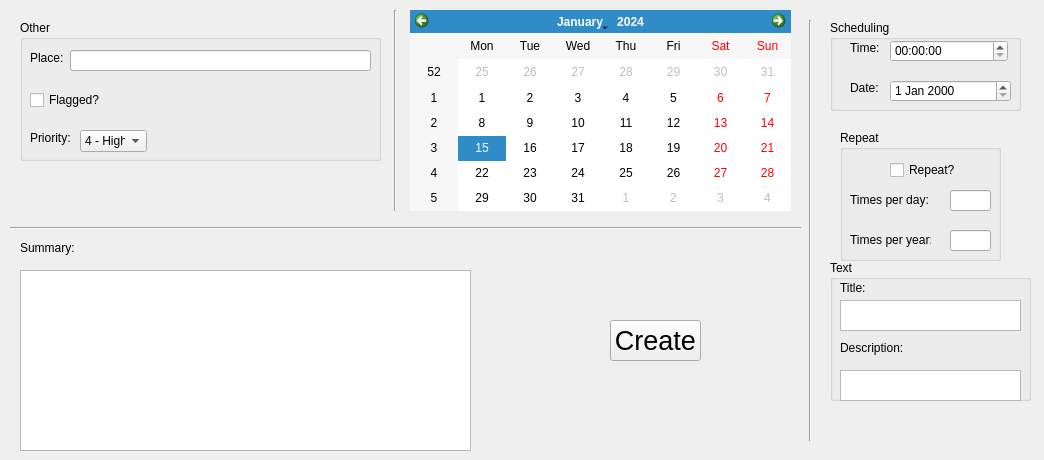
<?xml version="1.0" encoding="UTF-8"?>
<ui version="4.0">
 <class>MainWindow</class>
 <widget class="QMainWindow" name="MainWindow">
  <property name="geometry">
   <rect>
    <x>0</x>
    <y>0</y>
    <width>1044</width>
    <height>460</height>
   </rect>
  </property>
  <property name="windowTitle">
   <string>Chi - Reminders Dialog</string>
  </property>
  <property name="windowIcon">
   <iconset>
    <normaloff>../../../../../../Downloads/logo-09e4a95d.svg</normaloff>../../../../../../Downloads/logo-09e4a95d.svg</iconset>
  </property>
  <widget class="QWidget" name="centralwidget">
   <widget class="QTextBrowser" name="summary_display_box">
    <property name="geometry">
     <rect>
      <x>20</x>
      <y>270</y>
      <width>451</width>
      <height>181</height>
     </rect>
    </property>
   </widget>
   <widget class="QGroupBox" name="repeat_box">
    <property name="geometry">
     <rect>
      <x>840</x>
      <y>130</y>
      <width>161</width>
      <height>131</height>
     </rect>
    </property>
    <property name="title">
     <string>Repeat</string>
    </property>
    <widget class="QCheckBox" name="repeat_checkbox">
     <property name="geometry">
      <rect>
       <x>50</x>
       <y>30</y>
       <width>74</width>
       <height>20</height>
      </rect>
     </property>
     <property name="text">
      <string>Repeat?</string>
     </property>
    </widget>
    <widget class="QLineEdit" name="day_repeat_input_box">
     <property name="geometry">
      <rect>
       <x>110</x>
       <y>60</y>
       <width>41</width>
       <height>21</height>
      </rect>
     </property>
    </widget>
    <widget class="QLineEdit" name="year_repeat_input_box">
     <property name="geometry">
      <rect>
       <x>110</x>
       <y>100</y>
       <width>41</width>
       <height>21</height>
      </rect>
     </property>
    </widget>
    <widget class="QLabel" name="day_repeat_label">
     <property name="geometry">
      <rect>
       <x>10</x>
       <y>60</y>
       <width>81</width>
       <height>20</height>
      </rect>
     </property>
     <property name="text">
      <string>Times per day:</string>
     </property>
    </widget>
    <widget class="QLabel" name="year_repeat_label">
     <property name="geometry">
      <rect>
       <x>10</x>
       <y>100</y>
       <width>81</width>
       <height>20</height>
      </rect>
     </property>
     <property name="text">
      <string>Times per year:</string>
     </property>
    </widget>
   </widget>
   <widget class="QGroupBox" name="scdeuling_box">
    <property name="geometry">
     <rect>
      <x>830</x>
      <y>20</y>
      <width>191</width>
      <height>91</height>
     </rect>
    </property>
    <property name="title">
     <string>Scheduling</string>
    </property>
    <widget class="QTimeEdit" name="time_box">
     <property name="geometry">
      <rect>
       <x>60</x>
       <y>20</y>
       <width>118</width>
       <height>22</height>
      </rect>
     </property>
    </widget>
    <widget class="QDateEdit" name="date_box">
     <property name="geometry">
      <rect>
       <x>60</x>
       <y>60</y>
       <width>121</width>
       <height>22</height>
      </rect>
     </property>
    </widget>
    <widget class="QLabel" name="time_label">
     <property name="geometry">
      <rect>
       <x>20</x>
       <y>20</y>
       <width>31</width>
       <height>16</height>
      </rect>
     </property>
     <property name="text">
      <string>Time:</string>
     </property>
    </widget>
    <widget class="QLabel" name="date_label">
     <property name="geometry">
      <rect>
       <x>20</x>
       <y>60</y>
       <width>31</width>
       <height>16</height>
      </rect>
     </property>
     <property name="text">
      <string>Date:</string>
     </property>
    </widget>
   </widget>
   <widget class="QPushButton" name="create_button">
    <property name="geometry">
     <rect>
      <x>610</x>
      <y>320</y>
      <width>91</width>
      <height>41</height>
     </rect>
    </property>
    <property name="font">
     <font>
      <family>Segoe UI</family>
      <pointsize>20</pointsize>
     </font>
    </property>
    <property name="text">
     <string>Create</string>
    </property>
   </widget>
   <widget class="QGroupBox" name="info_box">
    <property name="geometry">
     <rect>
      <x>830</x>
      <y>260</y>
      <width>201</width>
      <height>141</height>
     </rect>
    </property>
    <property name="title">
     <string>Text</string>
    </property>
    <widget class="QLabel" name="desc_label">
     <property name="geometry">
      <rect>
       <x>10</x>
       <y>80</y>
       <width>71</width>
       <height>16</height>
      </rect>
     </property>
     <property name="text">
      <string>Description:</string>
     </property>
    </widget>
    <widget class="QTextEdit" name="desc_input_box">
     <property name="geometry">
      <rect>
       <x>10</x>
       <y>110</y>
       <width>181</width>
       <height>31</height>
      </rect>
     </property>
    </widget>
    <widget class="QTextEdit" name="title_input_box">
     <property name="geometry">
      <rect>
       <x>10</x>
       <y>40</y>
       <width>181</width>
       <height>31</height>
      </rect>
     </property>
    </widget>
    <widget class="QLabel" name="title_label">
     <property name="geometry">
      <rect>
       <x>10</x>
       <y>20</y>
       <width>49</width>
       <height>16</height>
      </rect>
     </property>
     <property name="text">
      <string>Title:</string>
     </property>
    </widget>
   </widget>
   <widget class="QLabel" name="summary_label">
    <property name="geometry">
     <rect>
      <x>20</x>
      <y>240</y>
      <width>61</width>
      <height>16</height>
     </rect>
    </property>
    <property name="text">
     <string>Summary:</string>
    </property>
   </widget>
   <widget class="Line" name="scheduling_repeat_info_divider">
    <property name="geometry">
     <rect>
      <x>800</x>
      <y>20</y>
      <width>20</width>
      <height>421</height>
     </rect>
    </property>
    <property name="orientation">
     <enum>Qt::Vertical</enum>
    </property>
   </widget>
   <widget class="Line" name="summary_calendar_other_divider">
    <property name="geometry">
     <rect>
      <x>10</x>
      <y>220</y>
      <width>791</width>
      <height>16</height>
     </rect>
    </property>
    <property name="orientation">
     <enum>Qt::Horizontal</enum>
    </property>
   </widget>
   <widget class="QGroupBox" name="other_box">
    <property name="geometry">
     <rect>
      <x>20</x>
      <y>20</y>
      <width>361</width>
      <height>141</height>
     </rect>
    </property>
    <property name="title">
     <string>Other</string>
    </property>
    <widget class="QLabel" name="priority_label">
     <property name="geometry">
      <rect>
       <x>10</x>
       <y>110</y>
       <width>41</width>
       <height>16</height>
      </rect>
     </property>
     <property name="text">
      <string>Priority:</string>
     </property>
    </widget>
    <widget class="QCheckBox" name="flagged_checkbox">
     <property name="geometry">
      <rect>
       <x>10</x>
       <y>70</y>
       <width>74</width>
       <height>20</height>
      </rect>
     </property>
     <property name="text">
      <string>Flagged?</string>
     </property>
    </widget>
    <widget class="QLineEdit" name="place_input_box">
     <property name="geometry">
      <rect>
       <x>50</x>
       <y>30</y>
       <width>301</width>
       <height>21</height>
      </rect>
     </property>
    </widget>
    <widget class="QComboBox" name="priority_dropdown">
     <property name="geometry">
      <rect>
       <x>60</x>
       <y>110</y>
       <width>67</width>
       <height>22</height>
      </rect>
     </property>
     <item>
      <property name="text">
       <string>4 - Highest</string>
      </property>
     </item>
     <item>
      <property name="text">
       <string>3 - High</string>
      </property>
     </item>
     <item>
      <property name="text">
       <string>2 - Normal</string>
      </property>
     </item>
     <item>
      <property name="text">
       <string>1 - Low</string>
      </property>
     </item>
    </widget>
    <widget class="QLabel" name="place_label">
     <property name="geometry">
      <rect>
       <x>10</x>
       <y>30</y>
       <width>49</width>
       <height>16</height>
      </rect>
     </property>
     <property name="text">
      <string>Place:</string>
     </property>
    </widget>
   </widget>
   <widget class="Line" name="other_calendar_divider">
    <property name="geometry">
     <rect>
      <x>380</x>
      <y>10</y>
      <width>31</width>
      <height>201</height>
     </rect>
    </property>
    <property name="orientation">
     <enum>Qt::Vertical</enum>
    </property>
   </widget>
   <widget class="QCalendarWidget" name="calendar">
    <property name="geometry">
     <rect>
      <x>410</x>
      <y>10</y>
      <width>381</width>
      <height>201</height>
     </rect>
    </property>
   </widget>
  </widget>
 </widget>
 <resources/>
 <connections/>
</ui>
